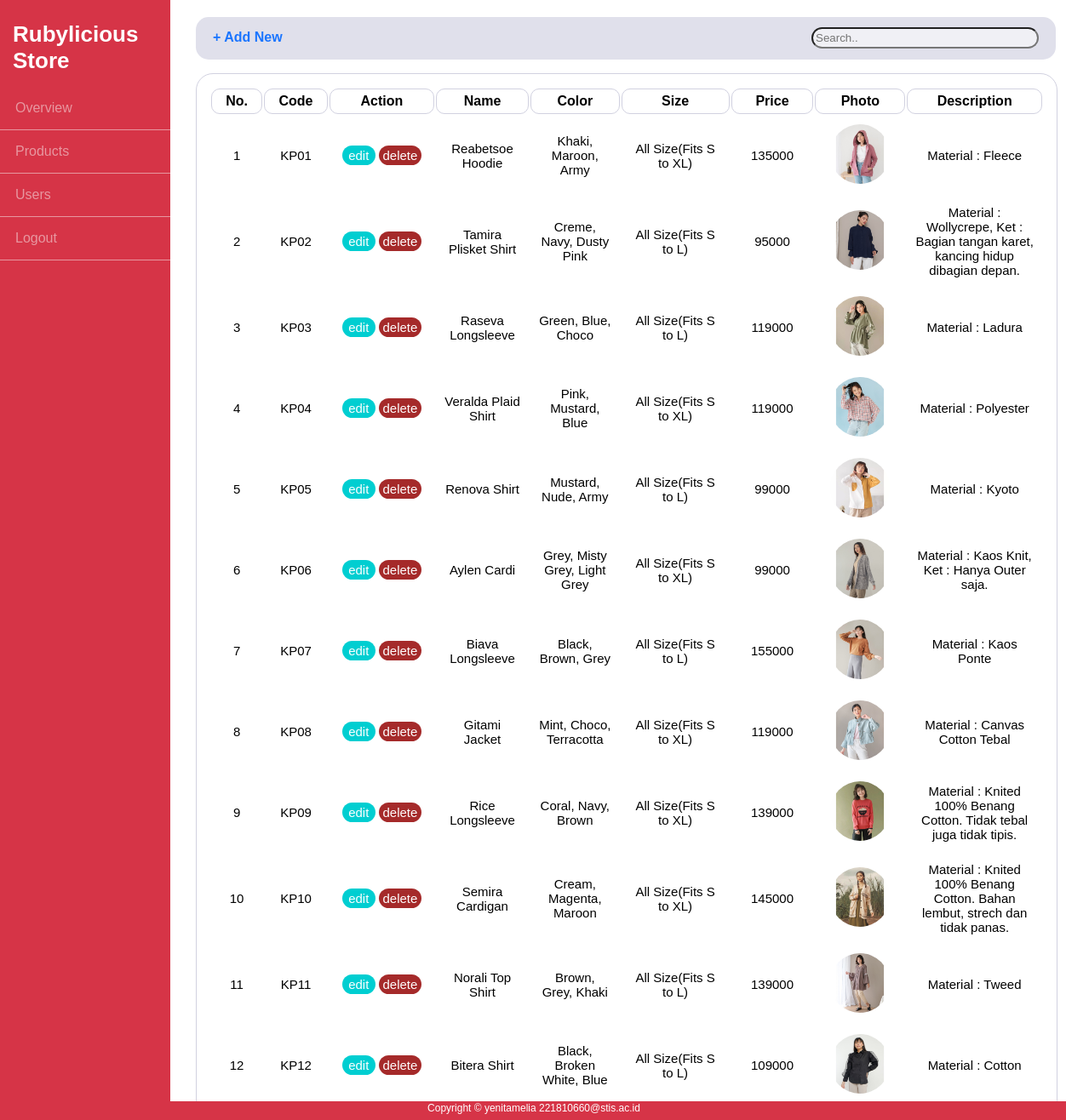
/index.php (signed in), run on the app's committed database.
### tables this page shows
CREATE TABLE `pakaian` (
  `code` char(4) NOT NULL,
  `name` varchar(30) NOT NULL,
  `color` varchar(30) NOT NULL,
  `size` varchar(30) NOT NULL,
  `price` int(11) NOT NULL,
  `photo` varchar(30) NOT NULL,
  `description` varchar(100) NOT NULL
);

### function.php (called while the page is built, shortened)
<?php
$conn = mysqli_connect("localhost", "root", "12345", "dbpakaian");
function query($query){
	global $conn;
	$result = mysqli_query($conn, $query);
	$rows = [];
	while ($row = mysqli_fetch_assoc($result)) {
		$rows[] = $row;
	}
	return $rows;
}
?>

### index.php (the view, shortened to what this page needs)
<?php
require 'function.php';
$pakaian = query("SELECT * FROM pakaian ORDER BY code ASC");
?>
<!DOCTYPE html>
<html lang="id">
<head>
	<link rel="stylesheet" href="style.css">
</head>
<body>
	<div class="wrapper">
	<div id="sidebar">
		<h1>Rubylicious Store</h1>
		<ul>
			<li><a href="overview.php">Overview</a></li>
			<li><a href="index.php">Products</a></li>
			<li><a href="users.php">Users</a></li>
			<li><a href="logout.php">Logout</a></li>
		</ul>
	</div>
	<div class="main-content">
	<div class="header-home">
		<a class="header-add" href="add.php">+ Add New</a><br><br>
	<form action="index.php" method="post">
		<input class="header-search" type="text" name="keyword" size="30" autofocus placeholder="Search.." autocomplete="off" id="keyword">
	</form>
	</div>
	<br><br>
	<div id="container">
	<table>
		<tr class="table-header">
			<th>No.</th>
			<th>Code</th>
			<th>Action</th>
			<th>Name</th>
			<th>Color</th>
			<th>Size</th>
			<th>Price</th>
			<th>Photo</th>
			<th>Description</th>
		</tr>
		<?php $i = 1; ?>
		<?php  foreach ($pakaian as $row) : ?>
		<tr class="table-main">
			<td><?= $i; ?></td>
			<td><?= $row["code"]; ?></td>
			<td>
				<div class="edit-action"> <a href="edit.php?code=<?= $row["code"]; ?>">edit</a></div>
				<div class="delete-action" ><a href="delete.php?code=<?= $row["code"]; ?>" onclick="return confirm('Are you sure want to delete this product?');">delete</a></div>
			</td>
			<td><?= $row["name"]; ?></td>
			<td><?= $row["color"]; ?></td>
			<td><?= $row["size"]; ?></td>
			<td><?= $row["price"]; ?></td>
			<td><img src="image/<?= $row["photo"]; ?>" alt="" width="70"></td>
			<td><?= $row["description"]; ?></td>
		</tr>
		<?php $i++; ?>
		<?php endforeach; ?>
	</table>
	</div>
	</div>
	<div class="footer">
    	<p>Copyright &copy; yenitamelia 221810660@stis.ac.id</p>
    </div>
	</div>
</body>
</html>

### style.css (style rules this page uses)
* { margin: 0; padding: 0; font-family: sans-serif; }
.header-home { width: 1010px; height: 50px; position: absolute; background-color: #e0e0eb; position: absolute; margin-top: 20px; border-radius: 15px; }
.header-add { position: absolute; margin-top: 15px; margin-left: 20px; text-decoration: none; font-weight: bold; color: #1a75ff; }
.header-search { position: absolute; margin-top: -18px; margin-right: 20px; }
input.header-search { border-radius: 20px; outline: none; background: #f0f0f5; padding: 3px; }
.header-home input { right: 0; top: 30px; position: absolute; display: inline; }
#container, #containerOverview, #containerUsers { width: 980px; border: 1px solid #d1d1e0; padding: 15px; border-radius: 20px; margin-top: 50px; }
.table-header th { border: 1px solid #d1d1e0; border-radius: 10px; padding: 5px; }
.table-main td { width: 100px; text-align: center; padding: 10px; font-size: 15px; }
.table-main td img { border-radius: 35px; }
.table-main td:nth-child(1) { width: 60px; }
.table-main td:nth-child(2) { width: 70px; }
.table-main td:nth-child(3) { width: 150px; }
.table-main td:nth-child(6) { width: 150px; }
.table-main td:nth-child(9) { width: 190px; }
.edit-action, .delete-action { width: 33px; padding: 3px; background-color: #00CED1; border-radius: 30px; display: inline-block; }
.delete-action { width: 44px; background-color: #A52A2A; }
.edit-action a, .delete-action a { text-decoration: none; color: #fff; }
#sidebar { position: fixed; width: 200px; height: 100%; background: #d63447; }
#sidebar h1 { margin-top: 10px; color: #fff; font-size: 26px; padding: 15px; }
#sidebar ul li { padding: 16px 18px; border-bottom: 1px solid rgba(250, 250, 250, .5); }
#sidebar ul li a { cursor: pointer; text-decoration: none; color: rgba(250, 250, 250, .5); list-style: none; }
.wrapper { position: relative; display: flex; }
.main-content { width: 100%; margin-left: 230px; }
.footer { position: absolute; width: 100%; bottom: 0; height: 20px; background-color: #D63447; color: #fff; text-align: center; font-size: 12px; padding: 1px; }

### data on the page
pakaian: code "KP01", name "Reabetsoe Hoodie", color "Khaki, Maroon, Army", size "All Size(Fits S to XL)", price "135000", photo (picture), description "Material : Fleece"
pakaian: code "KP02", name "Tamira Plisket Shirt", color "Creme, Navy, Dusty Pink", size "All Size(Fits S to L)", price "95000", photo (picture), description "Material : Wollycrepe, Ket : Bagian tangan karet, kancing hidup dibagian depan."
pakaian: code "KP03", name "Raseva Longsleeve", color "Green, Blue, Choco", size "All Size(Fits S to L)", price "119000", photo (picture), description "Material : Ladura"
pakaian: code "KP04", name "Veralda Plaid Shirt", color "Pink, Mustard, Blue", size "All Size(Fits S to XL)", price "119000", photo (picture), description "Material : Polyester"
pakaian: code "KP05", name "Renova Shirt", color "Mustard, Nude, Army", size "All Size(Fits S to L)", price "99000", photo (picture), description "Material : Kyoto"
pakaian: code "KP06", name "Aylen Cardi", color "Grey, Misty Grey, Light Grey", size "All Size(Fits S to XL)", price "99000", photo (picture), description "Material : Kaos Knit, Ket : Hanya Outer saja."
pakaian: code "KP07", name "Biava Longsleeve", color "Black, Brown, Grey", size "All Size(Fits S to L)", price "155000", photo (picture), description "Material : Kaos Ponte"
pakaian: code "KP08", name "Gitami Jacket", color "Mint, Choco, Terracotta", size "All Size(Fits S to XL)", price "119000", photo (picture), description "Material : Canvas Cotton Tebal"
pakaian: code "KP09", name "Rice Longsleeve", color "Coral, Navy, Brown", size "All Size(Fits S to XL)", price "139000", photo (picture), description "Material : Knited 100% Benang Cotton. Tidak tebal juga tidak tipis."
pakaian: code "KP10", name "Semira Cardigan", color "Cream, Magenta, Maroon", size "All Size(Fits S to XL)", price "145000", photo (picture), description "Material : Knited 100% Benang Cotton. Bahan lembut, strech dan tidak panas."
pakaian: code "KP11", name "Norali Top Shirt", color "Brown, Grey, Khaki", size "All Size(Fits S to L)", price "139000", photo (picture), description "Material : Tweed"
pakaian: code "KP12", name "Bitera Shirt", color "Black, Broken White, Blue", size "All Size(Fits S to L)", price "109000", photo (picture), description "Material : Cotton"
